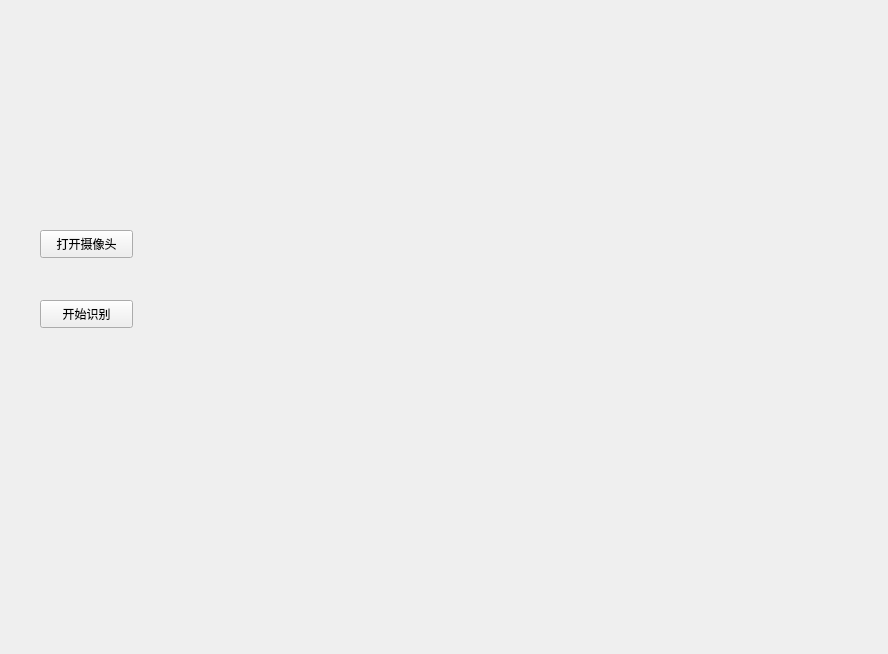
<?xml version="1.0" encoding="UTF-8"?>
<ui version="4.0">
 <class>Form</class>
 <widget class="QWidget" name="Form">
  <property name="geometry">
   <rect>
    <x>0</x>
    <y>0</y>
    <width>888</width>
    <height>654</height>
   </rect>
  </property>
  <property name="windowTitle">
   <string>垃圾分类</string>
  </property>
  <widget class="QPushButton" name="pushButton_open">
   <property name="geometry">
    <rect>
     <x>40</x>
     <y>230</y>
     <width>93</width>
     <height>28</height>
    </rect>
   </property>
   <property name="text">
    <string>打开摄像头</string>
   </property>
  </widget>
  <widget class="QLabel" name="ibl_img">
   <property name="geometry">
    <rect>
     <x>241</x>
     <y>74</y>
     <width>501</width>
     <height>521</height>
    </rect>
   </property>
   <property name="text">
    <string/>
   </property>
  </widget>
  <widget class="QPushButton" name="pushButton_identify">
   <property name="geometry">
    <rect>
     <x>40</x>
     <y>300</y>
     <width>93</width>
     <height>28</height>
    </rect>
   </property>
   <property name="text">
    <string>开始识别</string>
   </property>
  </widget>
  <widget class="QLabel" name="label_result">
   <property name="geometry">
    <rect>
     <x>20</x>
     <y>380</y>
     <width>141</width>
     <height>31</height>
    </rect>
   </property>
   <property name="text">
    <string/>
   </property>
  </widget>
 </widget>
 <resources/>
 <connections/>
</ui>
